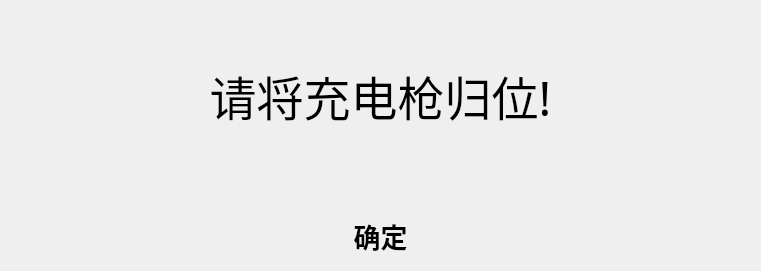
   <widget class="QFrame" name="frame_2">
    <property name="geometry">
     <rect>
      <x>20</x>
      <y>100</y>
      <width>761</width>
      <height>271</height>
     </rect>
    </property>
    <property name="sizePolicy">
     <sizepolicy hsizetype="Ignored" vsizetype="Ignored">
      <horstretch>0</horstretch>
      <verstretch>0</verstretch>
     </sizepolicy>
    </property>
    <property name="minimumSize">
     <size>
      <width>13</width>
      <height>0</height>
     </size>
    </property>
    <property name="font">
     <font>
      <pointsize>24</pointsize>
      <weight>75</weight>
      <bold>true</bold>
      <kerning>true</kerning>
     </font>
    </property>
    <property name="autoFillBackground">
     <bool>false</bool>
    </property>
    <property name="styleSheet">
     <string notr="true">background-image: url(:/background/qrc/background/back.png);
 </string>
    </property>
    <property name="frameShape">
     <enum>QFrame::NoFrame</enum>
    </property>
    <property name="frameShadow">
     <enum>QFrame::Sunken</enum>
    </property>
    <widget class="QLabel" name="label">
     <property name="geometry">
      <rect>
       <x>170</x>
       <y>70</y>
       <width>421</width>
       <height>51</height>
      </rect>
     </property>
     <property name="font">
      <font>
       <family>Courier 10 Pitch</family>
       <pointsize>35</pointsize>
       <weight>50</weight>
       <italic>false</italic>
       <bold>false</bold>
       <kerning>false</kerning>
      </font>
     </property>
     <property name="text">
      <string>请将充电枪归位!</string>
     </property>
     <property name="alignment">
      <set>Qt::AlignCenter</set>
     </property>
    </widget>
    <widget class="QPushButton" name="pushButton_ok">
     <property name="geometry">
      <rect>
       <x>305</x>
       <y>210</y>
       <width>151</width>
       <height>51</height>
      </rect>
     </property>
     <property name="font">
      <font>
       <pointsize>20</pointsize>
      </font>
     </property>
     <property name="focusPolicy">
      <enum>Qt::NoFocus</enum>
     </property>
     <property name="styleSheet">
      <string notr="true">border-image: url(:/icon/qrc/keyboard-b/button-02.png);</string>
     </property>
     <property name="text">
      <string>确定</string>
     </property>
     <property name="flat">
      <bool>true</bool>
     </property>
    </widget>
    <widget class="QLabel" name="label_timer">
     <property name="geometry">
      <rect>
       <x>355</x>
       <y>152</y>
       <width>41</width>
       <height>41</height>
      </rect>
     </property>
     <property name="font">
      <font>
       <pointsize>22</pointsize>
      </font>
     </property>
     <property name="layoutDirection">
      <enum>Qt::RightToLeft</enum>
     </property>
     <property name="text">
      <string/>
     </property>
    </widget>
    <widget class="QLabel" name="label_timer_2">
     <property name="geometry">
      <rect>
       <x>400</x>
       <y>150</y>
       <width>41</width>
       <height>41</height>
      </rect>
     </property>
     <property name="font">
      <font>
       <pointsize>22</pointsize>
      </font>
     </property>
     <property name="text">
      <string/>
     </property>
    </widget>
   </widget>
